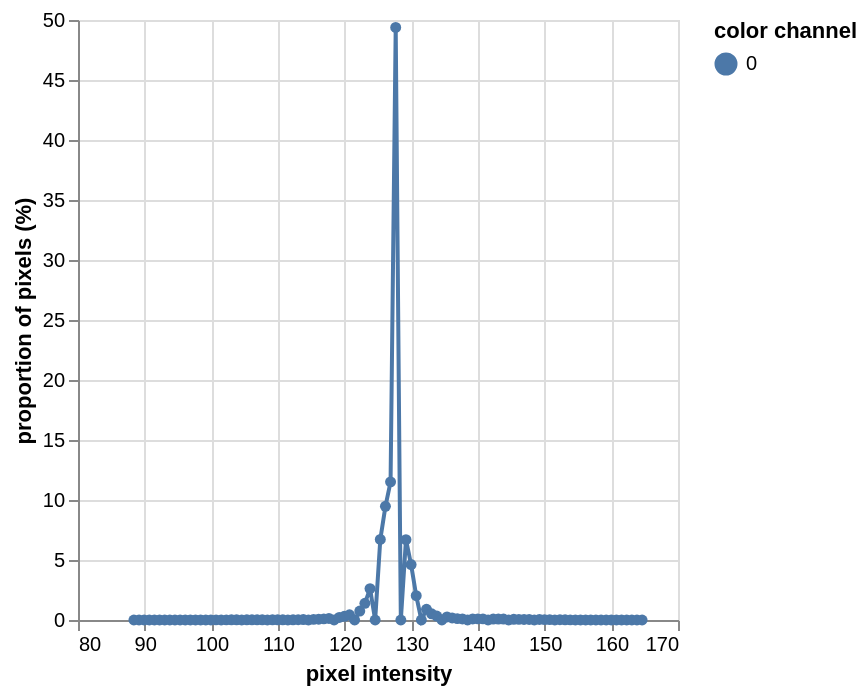

Notebook source saved alongside this figure:
### Markdown cell above
## Visualize the distribution of grayscale values

A histogram can be used to visualize the distribution of values in an image. The histogram can aid in the selection of a threshold value.

For this image, the large peak between 120-130 are from the darker background pixels. The smaller peaks that represent plant material cannot be distinguished because there are so few total plant pixels, but we can use the upper bound of the background peaks to estimate a good thresholding point, somewhere between 127-135.

### Code cell
hist = pcv.visualize.histogram(img=b)

### Figure 1 — Vega-Lite specification as saved in the notebook (floating-point values rounded to 4 significant figures)
{"config": {"view": {"continuousWidth": 300, "continuousHeight": 300}}, "data": {"name": "data-c7fb3a4f2a50d923647cec77792b08f8"}, "mark": {"type": "line", "point": true}, "encoding": {"color": {"field": "color channel", "type": "nominal"}, "tooltip": [{"field": "pixel intensity", "type": "quantitative"}, {"field": "proportion of pixels (%)", "type": "quantitative"}], "x": {"field": "pixel intensity", "type": "quantitative"}, "y": {"field": "proportion of pixels (%)", "type": "quantitative"}}, "$schema": "https://vega.github.io/schema/vega-lite/v5.20.1.json", "datasets": {"data-c7fb3a4f2a50d923647cec77792b08f8": [{"pixel intensity": 88.38, "proportion of pixels (%)": 1.982e-05, "hist_count": 1, "color channel": "0"}, {"pixel intensity": 89.16, "proportion of pixels (%)": 0.0, "hist_count": 0, "color channel": "0"}, {"pixel intensity": 89.93, "proportion of pixels (%)": 0.0, "hist_count": 0, "color channel": "0"}, {"pixel intensity": 90.69, "proportion of pixels (%)": 0.0, "hist_count": 0, "color channel": "0"}, {"pixel intensity": 91.47, "proportion of pixels (%)": 0.0, "hist_count": 0, "color channel": "0"}, {"pixel intensity": 92.23, "proportion of pixels (%)": 0.0, "hist_count": 0, "color channel": "0"}, {"pixel intensity": 93.0, "proportion of pixels (%)": 0.0, "hist_count": 0, "color channel": "0"}, {"pixel intensity": 93.78, "proportion of pixels (%)": 0.0, "hist_count": 0, "color channel": "0"}, {"pixel intensity": 94.55, "proportion of pixels (%)": 0.0, "hist_count": 0, "color channel": "0"}, {"pixel intensity": 95.31, "proportion of pixels (%)": 9.91e-05, "hist_count": 5, "color channel": "0"}, {"pixel intensity": 96.09, "proportion of pixels (%)": 0.0002577, "hist_count": 13, "color channel": "0"}, {"pixel intensity": 96.85, "proportion of pixels (%)": 0.0008919, "hist_count": 45, "color channel": "0"}, {"pixel intensity": 97.62, "proportion of pixels (%)": 0.00222, "hist_count": 112, "color channel": "0"}, {"pixel intensity": 98.4, "proportion of pixels (%)": 0.0, "hist_count": 0, "color channel": "0"}, {"pixel intensity": 99.16, "proportion of pixels (%)": 0.003211, "hist_count": 162, "color channel": "0"}, {"pixel intensity": 99.94, "proportion of pixels (%)": 0.005272, "hist_count": 266, "color channel": "0"}, {"pixel intensity": 100.7, "proportion of pixels (%)": 0.01056, "hist_count": 533, "color channel": "0"}, {"pixel intensity": 101.5, "proportion of pixels (%)": 0.0, "hist_count": 0, "color channel": "0"}, {"pixel intensity": 102.2, "proportion of pixels (%)": 0.01134, "hist_count": 572, "color channel": "0"}, {"pixel intensity": 103.0, "proportion of pixels (%)": 0.0156, "hist_count": 787, "color channel": "0"}, {"pixel intensity": 103.8, "proportion of pixels (%)": 0.01853, "hist_count": 935, "color channel": "0"}, {"pixel intensity": 104.6, "proportion of pixels (%)": 0.0, "hist_count": 0, "color channel": "0"}, {"pixel intensity": 105.3, "proportion of pixels (%)": 0.01576, "hist_count": 795, "color channel": "0"}, {"pixel intensity": 106.1, "proportion of pixels (%)": 0.01576, "hist_count": 795, "color channel": "0"}, {"pixel intensity": 106.9, "proportion of pixels (%)": 0.01667, "hist_count": 841, "color channel": "0"}, {"pixel intensity": 107.6, "proportion of pixels (%)": 0.01455, "hist_count": 734, "color channel": "0"}, {"pixel intensity": 108.4, "proportion of pixels (%)": 0.0, "hist_count": 0, "color channel": "0"}, {"pixel intensity": 109.2, "proportion of pixels (%)": 0.0137, "hist_count": 691, "color channel": "0"}, {"pixel intensity": 109.9, "proportion of pixels (%)": 0.01342, "hist_count": 677, "color channel": "0"}, {"pixel intensity": 110.7, "proportion of pixels (%)": 0.01685, "hist_count": 850, "color channel": "0"}, {"pixel intensity": 111.5, "proportion of pixels (%)": 0.0, "hist_count": 0, "color channel": "0"}, {"pixel intensity": 112.3, "proportion of pixels (%)": 0.01948, "hist_count": 983, "color channel": "0"}, {"pixel intensity": 113.0, "proportion of pixels (%)": 0.02688, "hist_count": 1356, "color channel": "0"}, {"pixel intensity": 113.8, "proportion of pixels (%)": 0.03994, "hist_count": 2015, "color channel": "0"}, {"pixel intensity": 114.6, "proportion of pixels (%)": 0.0, "hist_count": 0, "color channel": "0"}, {"pixel intensity": 115.3, "proportion of pixels (%)": 0.05191, "hist_count": 2619, "color channel": "0"}, {"pixel intensity": 116.1, "proportion of pixels (%)": 0.06941, "hist_count": 3502, "color channel": "0"}, {"pixel intensity": 116.9, "proportion of pixels (%)": 0.09252, "hist_count": 4668, "color channel": "0"}, {"pixel intensity": 117.6, "proportion of pixels (%)": 0.1303, "hist_count": 6576, "color channel": "0"}, {"pixel intensity": 118.4, "proportion of pixels (%)": 0.0, "hist_count": 0, "color channel": "0"}, {"pixel intensity": 119.2, "proportion of pixels (%)": 0.2147, "hist_count": 10834, "color channel": "0"}, {"pixel intensity": 120.0, "proportion of pixels (%)": 0.31, "hist_count": 15640, "color channel": "0"}, {"pixel intensity": 120.7, "proportion of pixels (%)": 0.4311, "hist_count": 21751, "color channel": "0"}, {"pixel intensity": 121.5, "proportion of pixels (%)": 0.0, "hist_count": 0, "color channel": "0"}, {"pixel intensity": 122.3, "proportion of pixels (%)": 0.7462, "hist_count": 37650, "color channel": "0"}, {"pixel intensity": 123.0, "proportion of pixels (%)": 1.391, "hist_count": 70179, "color channel": "0"}, {"pixel intensity": 123.8, "proportion of pixels (%)": 2.615, "hist_count": 131947, "color channel": "0"}, {"pixel intensity": 124.6, "proportion of pixels (%)": 0.0, "hist_count": 0, "color channel": "0"}, {"pixel intensity": 125.3, "proportion of pixels (%)": 6.718, "hist_count": 338949, "color channel": "0"}, {"pixel intensity": 126.1, "proportion of pixels (%)": 9.472, "hist_count": 477890, "color channel": "0"}, {"pixel intensity": 126.9, "proportion of pixels (%)": 11.51, "hist_count": 580829, "color channel": "0"}, {"pixel intensity": 127.7, "proportion of pixels (%)": 49.38, "hist_count": 2491558, "color channel": "0"}, {"pixel intensity": 128.4, "proportion of pixels (%)": 0.0, "hist_count": 0, "color channel": "0"}, {"pixel intensity": 129.2, "proportion of pixels (%)": 6.695, "hist_count": 337772, "color channel": "0"}, {"pixel intensity": 130.0, "proportion of pixels (%)": 4.621, "hist_count": 233129, "color channel": "0"}, {"pixel intensity": 130.7, "proportion of pixels (%)": 2.022, "hist_count": 102026, "color channel": "0"}, {"pixel intensity": 131.5, "proportion of pixels (%)": 0.0, "hist_count": 0, "color channel": "0"}, {"pixel intensity": 132.3, "proportion of pixels (%)": 0.8899, "hist_count": 44897, "color channel": "0"}, {"pixel intensity": 133.0, "proportion of pixels (%)": 0.5151, "hist_count": 25991, "color channel": "0"}, {"pixel intensity": 133.8, "proportion of pixels (%)": 0.3321, "hist_count": 16758, "color channel": "0"}, {"pixel intensity": 134.6, "proportion of pixels (%)": 0.0, "hist_count": 0, "color channel": "0"}, {"pixel intensity": 135.4, "proportion of pixels (%)": 0.2571, "hist_count": 12971, "color channel": "0"}, {"pixel intensity": 136.1, "proportion of pixels (%)": 0.1741, "hist_count": 8785, "color channel": "0"}, {"pixel intensity": 136.9, "proportion of pixels (%)": 0.1141, "hist_count": 5756, "color channel": "0"}, {"pixel intensity": 137.7, "proportion of pixels (%)": 0.08794, "hist_count": 4437, "color channel": "0"}, {"pixel intensity": 138.4, "proportion of pixels (%)": 0.0, "hist_count": 0, "color channel": "0"}, {"pixel intensity": 139.2, "proportion of pixels (%)": 0.08705, "hist_count": 4392, "color channel": "0"}, {"pixel intensity": 140.0, "proportion of pixels (%)": 0.09496, "hist_count": 4791, "color channel": "0"}, {"pixel intensity": 140.7, "proportion of pixels (%)": 0.0926, "hist_count": 4672, "color channel": "0"}, {"pixel intensity": 141.5, "proportion of pixels (%)": 0.0, "hist_count": 0, "color channel": "0"}, {"pixel intensity": 142.3, "proportion of pixels (%)": 0.07664, "hist_count": 3867, "color channel": "0"}, {"pixel intensity": 143.1, "proportion of pixels (%)": 0.08001, "hist_count": 4037, "color channel": "0"}, {"pixel intensity": 143.8, "proportion of pixels (%)": 0.075, "hist_count": 3784, "color channel": "0"}, {"pixel intensity": 144.6, "proportion of pixels (%)": 0.0, "hist_count": 0, "color channel": "0"}, {"pixel intensity": 145.4, "proportion of pixels (%)": 0.06208, "hist_count": 3132, "color channel": "0"}, {"pixel intensity": 146.1, "proportion of pixels (%)": 0.0533, "hist_count": 2689, "color channel": "0"}, {"pixel intensity": 146.9, "proportion of pixels (%)": 0.04695, "hist_count": 2369, "color channel": "0"}, {"pixel intensity": 147.7, "proportion of pixels (%)": 0.04541, "hist_count": 2291, "color channel": "0"}, {"pixel intensity": 148.4, "proportion of pixels (%)": 0.0, "hist_count": 0, "color channel": "0"}, {"pixel intensity": 149.2, "proportion of pixels (%)": 0.04406, "hist_count": 2223, "color channel": "0"}, {"pixel intensity": 150.0, "proportion of pixels (%)": 0.03126, "hist_count": 1577, "color channel": "0"}, {"pixel intensity": 150.8, "proportion of pixels (%)": 0.03247, "hist_count": 1638, "color channel": "0"}, {"pixel intensity": 151.5, "proportion of pixels (%)": 0.0, "hist_count": 0, "color channel": "0"}, {"pixel intensity": 152.3, "proportion of pixels (%)": 0.02499, "hist_count": 1261, "color channel": "0"}, {"pixel intensity": 153.1, "proportion of pixels (%)": 0.01827, "hist_count": 922, "color channel": "0"}, {"pixel intensity": 153.8, "proportion of pixels (%)": 0.01201, "hist_count": 606, "color channel": "0"}, {"pixel intensity": 154.6, "proportion of pixels (%)": 0.0, "hist_count": 0, "color channel": "0"}, {"pixel intensity": 155.4, "proportion of pixels (%)": 0.007175, "hist_count": 362, "color channel": "0"}, {"pixel intensity": 156.1, "proportion of pixels (%)": 0.004816, "hist_count": 243, "color channel": "0"}, {"pixel intensity": 156.9, "proportion of pixels (%)": 0.002616, "hist_count": 132, "color channel": "0"}, {"pixel intensity": 157.7, "proportion of pixels (%)": 0.001268, "hist_count": 64, "color channel": "0"}, {"pixel intensity": 158.5, "proportion of pixels (%)": 0.0, "hist_count": 0, "color channel": "0"}, {"pixel intensity": 159.2, "proportion of pixels (%)": 0.0007135, "hist_count": 36, "color channel": "0"}, {"pixel intensity": 160.0, "proportion of pixels (%)": 0.000436, "hist_count": 22, "color channel": "0"}, {"pixel intensity": 160.8, "proportion of pixels (%)": 0.0002973, "hist_count": 15, "color channel": "0"}, {"pixel intensity": 161.5, "proportion of pixels (%)": 0.0, "hist_count": 0, "color channel": "0"}, {"pixel intensity": 162.3, "proportion of pixels (%)": 0.0001189, "hist_count": 6, "color channel": "0"}, {"pixel intensity": 163.1, "proportion of pixels (%)": 9.91e-05, "hist_count": 5, "color channel": "0"}, {"pixel intensity": 163.8, "proportion of pixels (%)": 9.91e-05, "hist_count": 5, "color channel": "0"}, {"pixel intensity": 164.6, "proportion of pixels (%)": 1.982e-05, "hist_count": 1, "color channel": "0"}]}}
